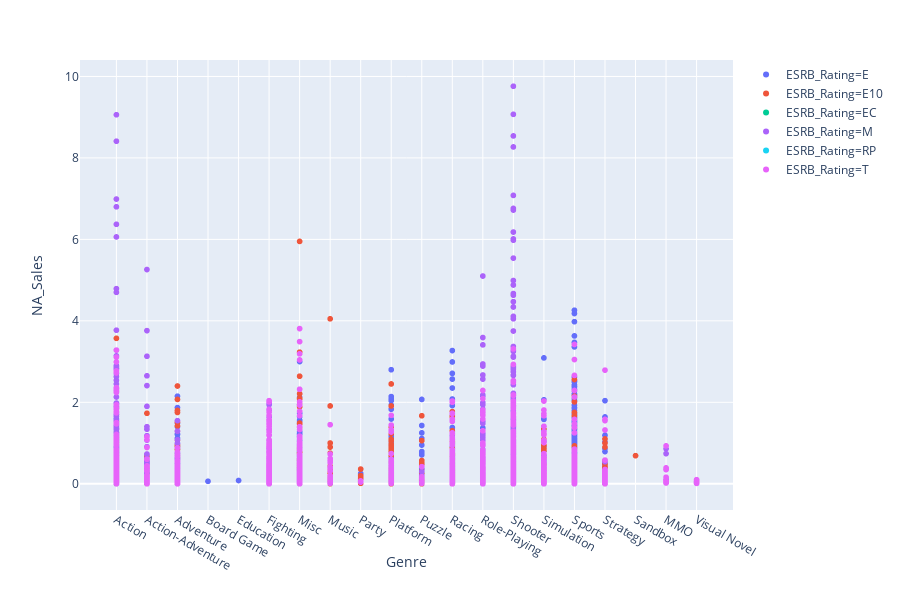

This figure's notebook cell:
### Code cell
px.scatter(releases_per_year_2007,x = 'Genre', y = 'NA_Sales',color='ESRB_Rating')

### Figure 1 — Plotly figure (JSON) as saved in the notebook; plotly's stock layout.template omitted (floating-point values rounded to 4 significant figures; data arrays with more than 128 entries replaced by an {"elided": "..."} marker saying what was removed)
{"data": [{"hoverlabel": {"namelength": 0}, "hovertemplate": "ESRB_Rating=E<br>Genre=%{x}<br>NA_Sales=%{y}", "legendgroup": "ESRB_Rating=E", "marker": {"color": "#636efa", "symbol": "circle"}, "mode": "markers", "name": "ESRB_Rating=E", "showlegend": true, "type": "scattergl", "uid": "4d6c6e3e-c97a-4331-8c2b-a6c92c06482c", "x": {"elided": "873 str values"}, "xaxis": "x", "y": {"elided": "873 float values"}, "yaxis": "y"}, {"hoverlabel": {"namelength": 0}, "hovertemplate": "ESRB_Rating=E10<br>Genre=%{x}<br>NA_Sales=%{y}", "legendgroup": "ESRB_Rating=E10", "marker": {"color": "#EF553B", "symbol": "circle"}, "mode": "markers", "name": "ESRB_Rating=E10", "showlegend": true, "type": "scattergl", "uid": "b3f51eff-6194-4ddd-b0fb-080774dd41e4", "x": {"elided": "610 str values"}, "xaxis": "x", "y": {"elided": "610 float values"}, "yaxis": "y"}, {"hoverlabel": {"namelength": 0}, "hovertemplate": "ESRB_Rating=EC<br>Genre=%{x}<br>NA_Sales=%{y}", "legendgroup": "ESRB_Rating=EC", "marker": {"color": "#00cc96", "symbol": "circle"}, "mode": "markers", "name": "ESRB_Rating=EC", "showlegend": true, "type": "scattergl", "uid": "5bb926d3-be2b-4af1-af53-05d112f9c024", "x": ["Action", "Action", "Action", "Action", "Adventure", "Adventure", "Misc", "Misc", "Misc", "Misc", "Misc", "Misc", "Misc", "Misc", "Misc", "Misc", "Misc", "Misc", "Misc", "Misc", "Misc", "Misc", "Sports"], "xaxis": "x", "y": [0, 0.01, 0.02, 0.42, 0.12, 0.33, 0.02, 0.04, 0.06, 0.08, 0.1, 0.12, 0.14, 0.15, 0.19, 0.25, 0.26, 0.27, 0.28, 0.29, 0.35, 0.41, 0.05], "yaxis": "y"}, {"hoverlabel": {"namelength": 0}, "hovertemplate": "ESRB_Rating=M<br>Genre=%{x}<br>NA_Sales=%{y}", "legendgroup": "ESRB_Rating=M", "marker": {"color": "#ab63fa", "symbol": "circle"}, "mode": "markers", "name": "ESRB_Rating=M", "showlegend": true, "type": "scattergl", "uid": "1e48c7c1-264e-4ac0-aead-330ac28bd8dc", "x": {"elided": "607 str values"}, "xaxis": "x", "y": {"elided": "607 float values"}, "yaxis": "y"}, {"hoverlabel": {"namelength": 0}, "hovertemplate": "ESRB_Rating=RP<br>Genre=%{x}<br>NA_Sales=%{y}", "legendgroup": "ESRB_Rating=RP", "marker": {"color": "#19d3f3", "symbol": "circle"}, "mode": "markers", "name": "ESRB_Rating=RP", "showlegend": true, "type": "scattergl", "uid": "f0b2386a-47a3-4f23-9de4-e86d00b9c8c6", "x": ["Action", "Action", "Action", "Music", "Racing", "Role-Playing", "Role-Playing", "Role-Playing", "Role-Playing", "Shooter", "Shooter", "Shooter", "Shooter", "Shooter", "Sports"], "xaxis": "x", "y": [0.01, 0.19, 0.28, 0.01, 0.02, 0.03, 0.13, 0.14, 0.27, 0.01, 0.06, 0.09, 0.12, 0.18, 0.01], "yaxis": "y"}, {"hoverlabel": {"namelength": 0}, "hovertemplate": "ESRB_Rating=T<br>Genre=%{x}<br>NA_Sales=%{y}", "legendgroup": "ESRB_Rating=T", "marker": {"color": "#e763fa", "symbol": "circle"}, "mode": "markers", "name": "ESRB_Rating=T", "showlegend": true, "type": "scattergl", "uid": "7d16efc3-a29a-44aa-aded-580e7c2eb6f9", "x": {"elided": "842 str values"}, "xaxis": "x", "y": {"elided": "842 float values"}, "yaxis": "y"}], "layout": {"grid": {"xaxes": ["x"], "xgap": 0.1, "xside": "bottom", "yaxes": ["y"], "ygap": 0.1, "yside": "left"}, "height": 600, "legend": {"tracegroupgap": 0}, "margin": {"t": 60}, "xaxis": {"title": {"text": "Genre"}}, "yaxis": {"title": {"text": "NA_Sales"}}}}
